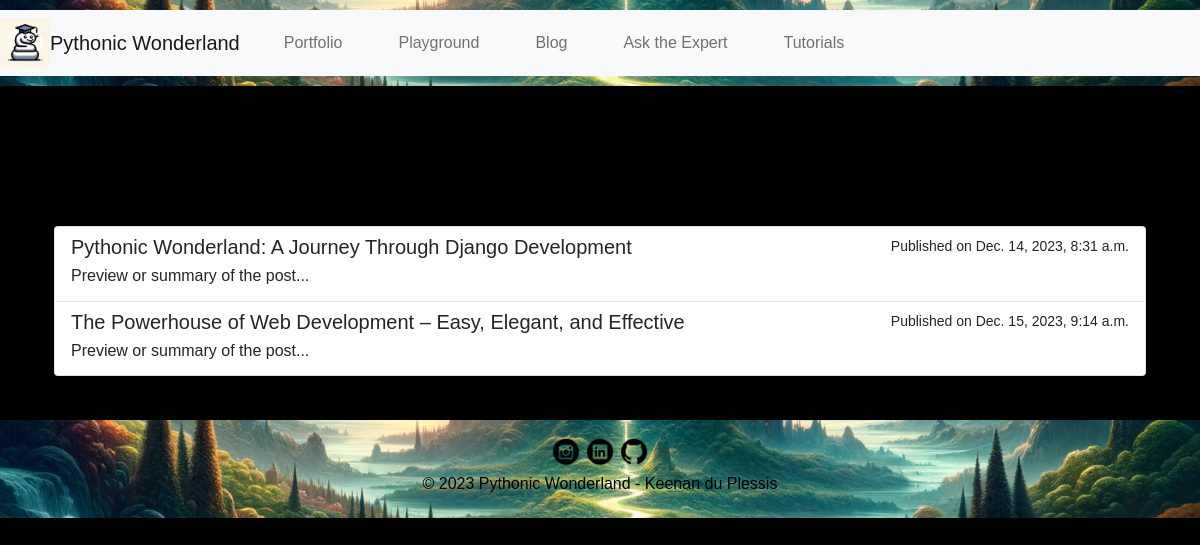
Screenshot of /blog/ with the database file from the repository.
### blog/models.py (models this page shows, shortened)
class Post(models.Model):
    title = models.CharField(max_length=200)
    content = models.TextField()
    created_date = models.DateTimeField(default=timezone.now)
    published_date = models.DateTimeField(blank=True, null=True)

### blog/views.py (the view)
# urls.py: path('', views.post_list, name='post_list'),
def post_list(request):
    posts = Post.objects.filter(published_date__lte=timezone.now()).order_by('published_date')
    return render(request, 'blog/post_list.html', {'posts': posts})

### blog/templates/blog/post_list.html (shortened to what this page needs)
{% extends 'base.html' %}
{% block content %}
  <div class="container mt-4">
    <h1 class="mb-4">Blog Posts</h1>
    <div class="list-group">
      {% for post in posts %}
        <a href="{% url 'post_detail' pk=post.pk %}" class="list-group-item list-group-item-action flex-column align-items-start">
          <div class="d-flex w-100 justify-content-between">
            <h5 class="mb-1">{{ post.title }}</h5>
            <small>Published on {{ post.published_date }}</small>
          </div>
          <p class="mb-1">Preview or summary of the post...</p>
        </a>
      {% endfor %}
    </div>
  </div>
{% endblock %}

### static/css/style.css (style rules this page uses)
body { font-family: Arial, sans-serif; line-height: 1.6; margin: 0; padding: 0; background: #000000; color: #000000; }

### rows the page displays
Post: title "Pythonic Wonderland: A Journey Through Django Development", published_date "Dec. 14, 2023, 8:31 a.m."
Post: title "The Powerhouse of Web Development – Easy, Elegant, and Effective", published_date "Dec. 15, 2023, 9:14 a.m."
